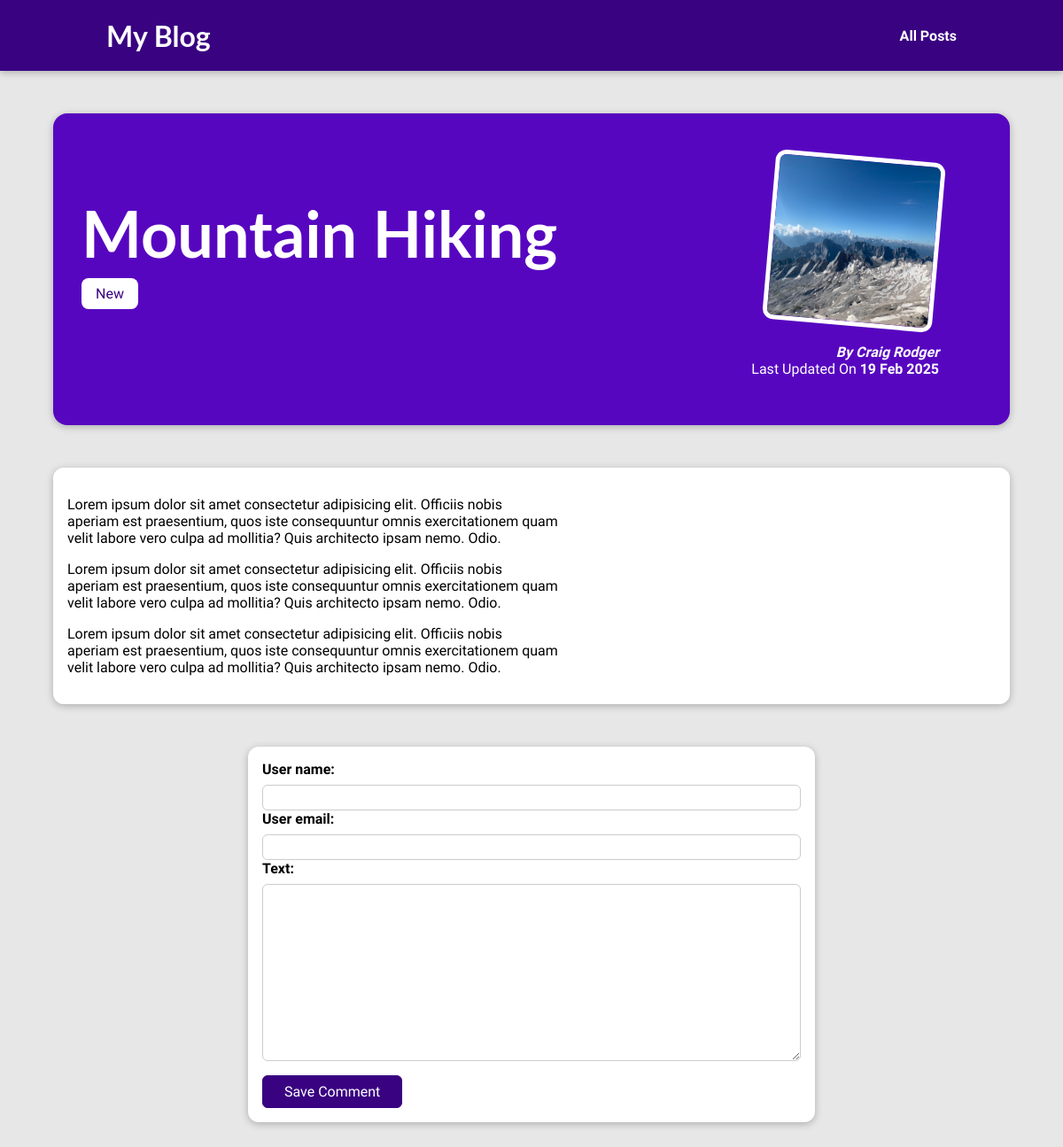
Page /posts/hike-in-the-mountains on the earlier database version.
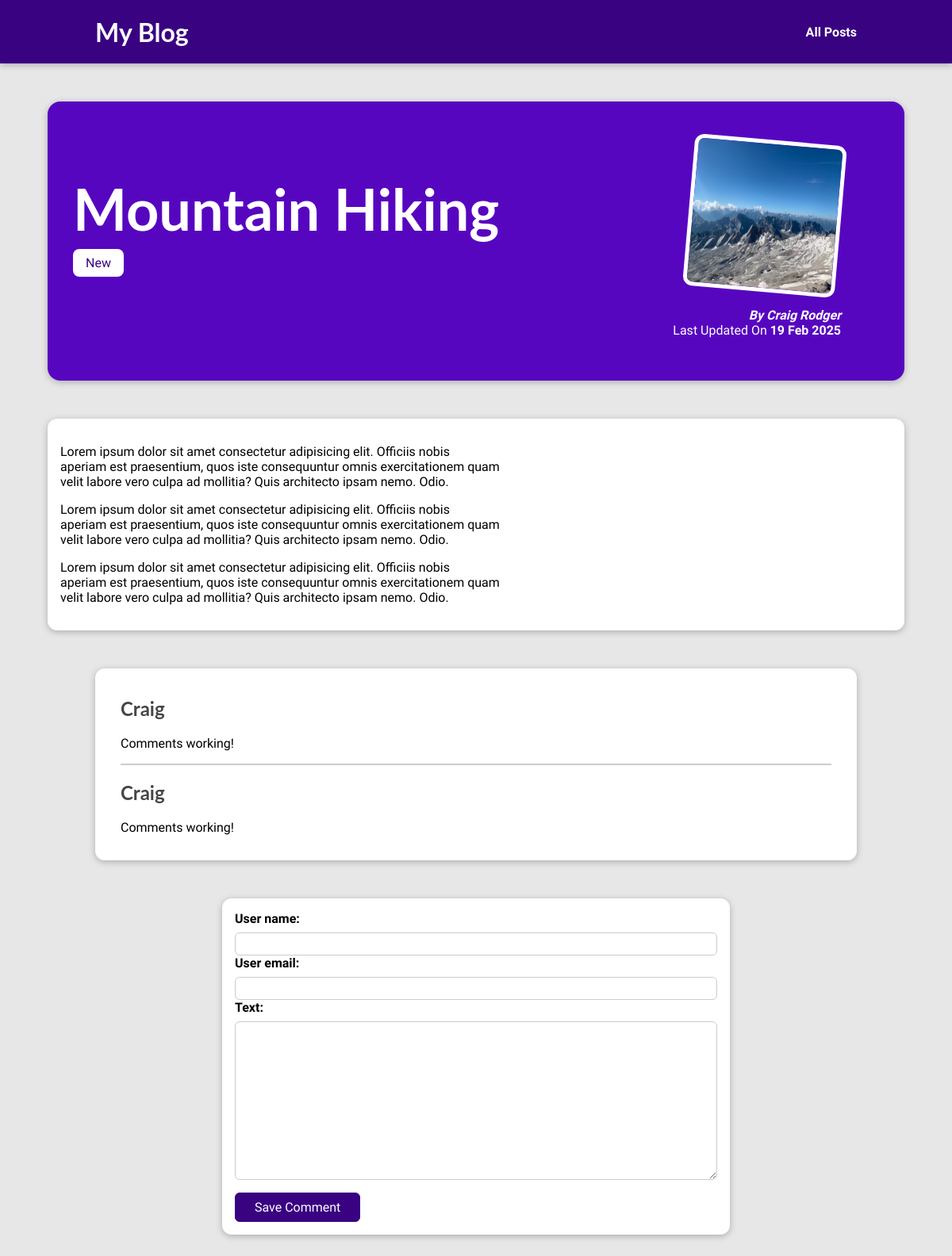
Same page on the later database version.
### blog/models.py (models this page shows, shortened)
class Tag(models.Model):
    caption =models.CharField(max_length=20)

class Comment(models.Model):
    user_name = models.CharField(max_length=120)
    user_email = models.EmailField()
    text = models.TextField(max_length=400)
    post = models.ForeignKey(Post, on_delete=models.CASCADE, related_name='comments', null=True)

### blog/views.py (the view)
# urls.py: path("posts/<slug:slug>", views.PostDetailView.as_view(), name="post-detail-page"),
class PostDetailView(View):
    template_name = "blog/post-detail.html"
    def get(self, request, slug):
        post = Post.objects.get(slug=slug)
        context = {
            "post": post,
            "post_tags": post.tags.all(),
            "comment_form": CommentForm(),
            "comments": post.comments.all().order_by("-id")
        }
        return render(request, self.template_name, context)
    def post(self, request, slug):
        form = CommentForm(request.POST)
        post = Post.objects.get(slug=slug)
        if form.is_valid():
            comment = form.save(commit=False)
            comment.post = post
            comment.save()
            return HttpResponseRedirect(reverse("post-detail-page", args=[slug]))
        else:
            context = {
                "post": post,
                "post_tags": post.tags.all(),
                "comment_form": CommentForm(),
                "comments": post.comments.all().order_by("-id")
            }
            return render(request, self.template_name, context)

### blog/forms.py
class CommentForm(forms.ModelForm):
    class Meta:
        model = Comment
        exclude = ['post']
        labels = {"user_name": "Your Name",
                  "user_email": "Your Email",
                  "text": "Your Comment"}
    user_name = forms.CharField(max_length=120)
    user_email = forms.EmailField()
    text = forms.CharField(widget=forms.Textarea)

### blog/models.py (called while the page is built)
    def full_name(self):
        return "%s %s" % (self.first_name, self.last_name)

    def __str__(self):
        return self.full_name()

### blog/templates/blog/post-detail.html (shortened to what this page needs)
{% extends "base.html" %}
{% load static %}
{% block css_files %}
    <link rel="stylesheet" href="{% static "blog/post-detail.css" %}">
{% endblock %}
{% block content %}
    <section id="summary">
        <h2>{{ post.title }}</h2>
        <div>
            {% for tag in post_tags %}
                <span class="tag">{{ tag.caption }}</span>
            {% endfor %}
        </div>
        <article>
            <img src="{{ post.image.url }}" alt="{{ post.title }}"/>
            <address> By <a href="mailto:{{ post.author.email_address }}">{{ post.author }}</a></address>
            <div>
                Last Updated On
                <time>{{ post.date|date:"d M Y" }}</time>
            </div>
        </article>
    </section>
    <main>
        {{ post.content|linebreaks }}
    </main>
    {% if comments %}
        <section id="comments">
            <ul>
                {% for comment in comments %}
                    <li>
                        <h2>{{ comment.user_name }}</h2>
                        <p>{{ comment.text|linebreaks }}</p>
                    </li>
                {% endfor %}
            </ul>
        </section>
    {% endif %}
    <div>
        <section id="comment-form">
            <form action="{% url "post-detail-page" post.slug %}" method="POST">
                <div class="form-control {% if form_field.errors %} invalid {% endif %}">
                    {% for form_field in comment_form %}
                        {{ form_field.label_tag }}
                        {{ form_field }}
                    {% endfor %}
                </div>
                <button>Save Comment</button>
            </form>
        </section>
    </div>
{% endblock %}

Differences in the rows shown:
added Comment: user_name "Craig", text "Comments working!"
added Comment: user_name "Craig", text "Comments working!"
